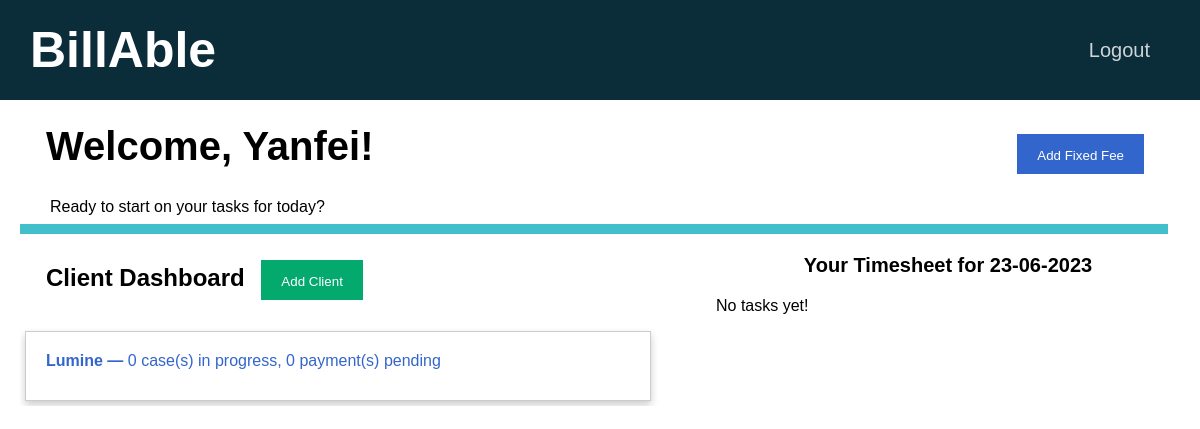
Page /home (signed in) on the committed database.
### tables this page shows
CREATE TABLE users (id INTEGER PRIMARY KEY AUTOINCREMENT NOT NULL, name TEXT NOT NULL, email TEXT NOT NULL, hash BLOB NOT NULL, firm INTEGER NOT NULL DEFAULT 1);

CREATE TABLE clients(id INTEGER PRIMARY KEY AUTOINCREMENT NOT NULL, name TEXT NOT NULL, email TEXT NOT NULL, in_progress INTEGER NOT NULL DEFAULT 0, payment_pending INTEGER NOT NULL DEFAULT 0, payment_received INTEGER NOT NULL DEFAULT 0, firm INTEGER NOT NULL DEFAULT 1);

### app.py (the view, shortened to what this page needs)
@app.route("/home", methods=["GET", "POST"])
@login_required
def home():
    id = session["user_id"]
    connection = sqlite3.connect("database.db")
    connection.row_factory = sqlite3.Row
    cursor = connection.cursor()
    user = cursor.execute("SELECT name FROM users WHERE id = ?", [id]).fetchone()
    name = user["name"]
    clients = []
    rows = cursor.execute("SELECT * FROM users_clients WHERE user_id = ?", [id]).fetchall()
    tasks = cursor.execute("SELECT * FROM users_clients WHERE user_id = ?", [id]).fetchall()
    for row in rows:
        client_id = row["client_id"]
        client_info = cursor.execute("SELECT * FROM clients WHERE id = ?", [client_id]).fetchone()
        client = {}
        client["name"] = client_info["name"]
        client["id"] = client_info["id"]
        client["in_progress"] = client_info["in_progress"]
        client["payment_pending"] = client_info["payment_pending"]
        client["payment_received"] = client_info["payment_received"]
        clients.append(client)
    today = datetime.datetime.now().strftime("%d-%m-%Y")
    tasks = []
    t_rows = cursor.execute("SELECT * FROM tasks WHERE user_id = ? AND datetime = ?", [id, today]).fetchall()
    connection.close()
    return render_template("home.html", name=name, clients=clients, tasks=tasks, date=today)

### helpers.py (called while the page is built)
def login_required(f):
    @wraps(f)
    def decorated_function(*args, **kwargs):
        if session.get("user_id") is None:
            return redirect("/login")
        return f(*args, **kwargs)
    return decorated_function

### templates/home.html (shortened to what this page needs)
{% extends "layout.html" %}
{% block main %}
    <div class="container page-header">
        <b> Welcome, {{ name }}! </b>
        <span style="float: right;">
            <button type="button" class="option-button primarybtn" id="newFixedFeeModalOpen">
                Add Fixed Fee
            </button>
        </span>
    </div>
    <p class="tagline">Ready to start on your tasks for today?</p>
    <hr class="tab-bar">
    <div>
        <div class="dashboard">
            <h2 class="container">
                Client Dashboard
                <span>
                    <button type="button" class="option-button successbtn" id="addClientModalOpen">
                        Add Client
                    </button>
                </span>
            </h2>
            {% if clients %}
                {% for client in clients %}
                <a href="{{ url_for('client', id=client['id']) }}" class="stretched-link">
                    <div class="card">
                        <b>{{ client["name"] }} &mdash;</b>
                        {{ client["in_progress"] }} case(s) in progress,
                        {{ client["payment_pending"] }} payment(s) pending
                    </div>
                </a>
                {% endfor %}
            {% else %}
                You have not been assigned to any clients yet!
            {% endif %}
        </div>
        <div class="personal-timesheet">
            <p class="table-title">
                <b>Your Timesheet for {{ date }}</b>
            </p>
            {% if tasks %}
                <table class="table timesheet-table">
                    <thead>
                        <tr>
                            <th scope="col">Client</th>
                            <th scope="col">Description</th>
                            <th scope="col">Hours</th>
                        </tr>
                    </thead>
                    <tbody>
                        {% for task in tasks %}
                            <tr>
                                <td>{{ task["client"] }}</td>
                                <td>{{ task["description"] }}</td>
                                <td>{{ task["duration"] }}</td>
                            </tr>
                        {% endfor %}
                    </tbody>
                </table>
            {% else %}
                No tasks yet!
            {% endif %}
        </div>
    </div>
{% endblock %}

### static/styles.css (style rules this page uses)
body { font-family: Arial, Helvetica, sans-serif; margin: 0; overflow-x: hidden; }
button { border: none; }
a { color: #3366cc; text-decoration: none }
.page-header { font-size: 40px; line-height: 40px; }
.tagline { margin-left: 30px; height: 10px; }
.table-title { font-size: 20px; text-align: center; }
.option-button { color: white; padding: 14px 20px; height: 40px; margin-left: 10px; margin-right: 10px; cursor: pointer; }
.tab-bar { background-color: #41c0cb; height: 10px; border: none; width: 99%; margin: 0; padding: 0; }
.dashboard { float: left; height: 60%; width: 60%; overflow-y: auto; }
.personal-timesheet { float: left; width: 40%; }
.card { width: 90%; height: 70px; padding: 20px; margin: 5px; display: inline-block; align-items: center; border: 1px solid #ccc; box-sizing: border-box; box-shadow: 0 4px 8px 0 rgba(0,0,0,0.2); transition: 0.3s; }
.stretched-link { height: 100%; }
.successbtn { background-color: #04AA6D; }
.primarybtn { background-color: #3366cc; }
.container { margin: 10px; padding: 16px; align-items: center; }

### rows in the picture
users: name "Yanfei"
clients: name "Lumine", in_progress "0", payment_pending "0"
